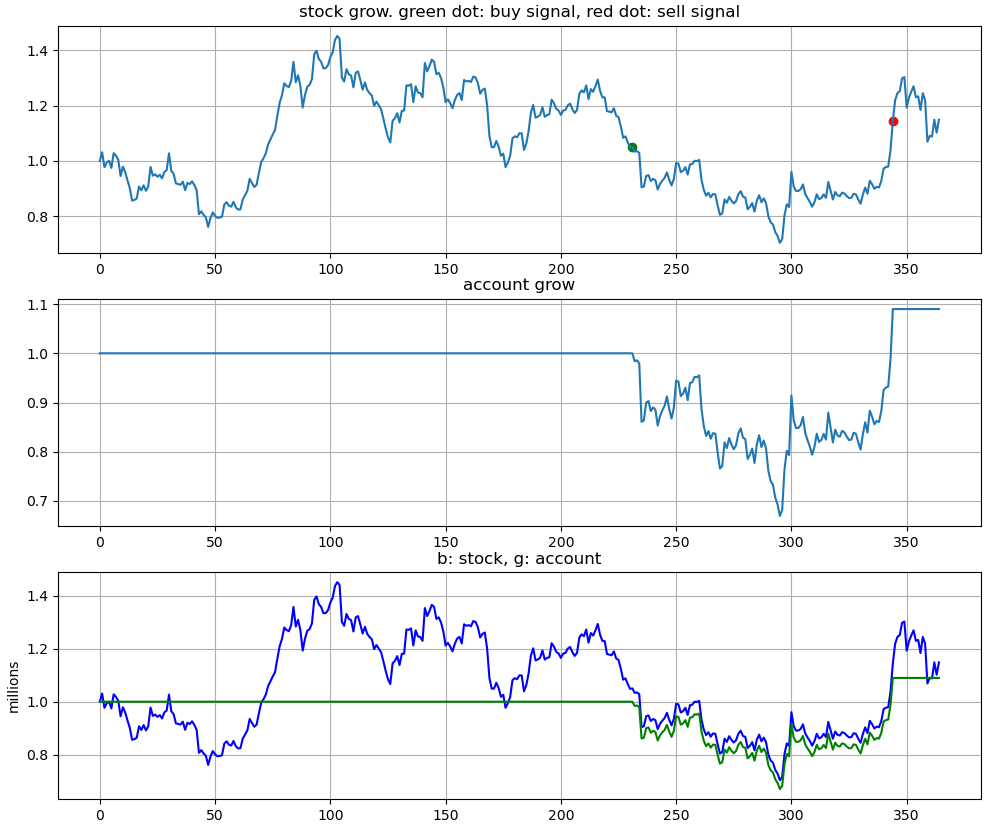

Here is the Python script that generated this plot:
# 20241001

import numpy as np #The Numpy numerical computing library
import pandas as pd #The Pandas data science library
import yfinance as yf
import matplotlib.pyplot as plt
import pandas_ta
import math
from sklearn.tree import DecisionTreeRegressor
import os

os.system('cls')
plt.close('all')

class TradingBot:

    def execute_trade(self,L,principal,price,trading_signal):

        account_amount = np.zeros(L)
        account_amount[0] = principal # the amount of dollars in the account

        buying_power = account_amount[0]

        n_stocks = 0
        bought_sold = np.zeros(L)
        # buy_sell_amount_limit = 1000
        for i in range(L):
            if trading_signal[i] == 1: # buy
                n = math.floor(buying_power/price.iloc[i])
                # if n > buy_sell_amount_limit:
                    # n = buy_sell_amount_limit

                buying_power = buying_power - n * price.iloc[i]
                
                if n > 0:
                    bought_sold[i] = trading_signal[i]

                n_stocks = n_stocks + n
            elif trading_signal[i] == -1: # sell
                n = n_stocks
                # if n > buy_sell_amount_limit:
                    # n = buy_sell_amount_limit

                buying_power = buying_power + n * price.iloc[i]

                if n > 0:
                    bought_sold[i] = trading_signal[i]

                n_stocks = n_stocks - n

            account_amount[i] = buying_power + n_stocks * price.iloc[i]

        return account_amount, bought_sold

    def performance(self,L,principal,price,account_amount,bought_sold,n_years):
        # if buy and hold the entire time
        buying_power = principal
        n_stocks = math.floor(buying_power/price.iloc[0])
        buying_power = buying_power - n_stocks * price.iloc[0]
        account_amount_2 = buying_power + n_stocks * price

        # stock annual grow rate
        print('stock grow: ')
        print( (account_amount_2[L-1] - principal) / principal / n_years )

        # account annual grow rate
        print('account grow: ')
        print( (account_amount[L-1] - principal) / principal / n_years )

        debug_plot = 1
        if debug_plot == 1:
            figure, axis = plt.subplots(3,1)
            
            stock_grow = price/price.iloc[0]
            axis[0].plot(range(L),stock_grow)
            axis[0].grid()        
            buy_id = np.where(bought_sold==1)
            sell_id = np.where(bought_sold==-1)
            axis[0].scatter(buy_id,stock_grow.iloc[buy_id],marker='o',color='g')
            axis[0].scatter(sell_id,stock_grow.iloc[sell_id],marker='o',color='r')
            axis[0].title.set_text('stock grow. green dot: buy signal, red dot: sell signal')

            axis[1].plot(range(L),account_amount/account_amount[0])
            axis[1].grid()
            axis[1].title.set_text('account grow')

            axis[2].plot(range(L),account_amount_2/1e6,color='b')
            axis[2].plot(range(L),account_amount/1e6,color='g')
            axis[2].grid()
            axis[2].title.set_text('b: stock, g: account')
            axis[2].set_ylabel('millions')

            plt.show()

my_trading_bot = TradingBot()

# Load stock history prices
# --------------------------------------------------
end_date = '2024-08-01'
n_years = 5
start_date = pd.to_datetime(end_date) - pd.DateOffset(365*n_years)
# print(start_date)

df = yf.download(tickers='TSLA', start=start_date, end=end_date)
# print(pd.concat([df.head(5), df.tail(5)]))

price = df['Adj Close']
L = len(price)

# take note the buy and sell points by hand, as supervised learning training data
debug_plot = 0
if debug_plot == 1:
    plt.plot(range(L),price)
    plt.show()

buy_id_train = [156, 257, 276, 400, 451, 576, 600, 644, 707, 860]
sell_id_train = [241, 271, 361, 425, 569, 581, 609, 672, 756, 890]

debug_plot = 0
if debug_plot == 1:
    # plot the training data
    plt.plot(range(L),price)
    plt.scatter(buy_id_train,price.iloc[buy_id_train],marker='o',color='g')
    plt.scatter(sell_id_train,price.iloc[sell_id_train],marker='o',color='r')
    plt.title('green dot: buy, red dot: sell')
    plt.show()

debug = 0
if debug == 1:
    # execute the training data to see the performance
    principal = 1000000

    trading_signal = np.zeros(L) # 1: buy, -1: sell
    trading_signal[buy_id_train] = 1
    trading_signal[sell_id_train] = -1

    account_amount, bought_sold = my_trading_bot.execute_trade(L,principal,price,trading_signal)
    my_trading_bot.performance(L,principal,price,account_amount,bought_sold,n_years)

# Calculate features
# --------------------------------------------------
rsi_buffer = 14
rsi = pandas_ta.rsi(close=price, length=rsi_buffer)
# print(rsi)

ma_buffer = 14
moving_average = pandas_ta.sma(close=price, length=ma_buffer) # moving average
# print(rsi)

debug_plot = 0
if debug_plot == 1:
    figure, axis = plt.subplots(2,1)

    axis[0].plot(price)
    axis[0].plot(moving_average)
    axis[0].grid()
    axis[1].plot(rsi)
    axis[1].grid()
    plt.show()

# Train a model
# --------------------------------------------------
id_start = max([rsi_buffer,ma_buffer]) # start after the NaNs
id_stop = max(buy_id_train + sell_id_train)

train_X = np.transpose([price.iloc[id_start:id_stop], rsi[id_start:id_stop], moving_average[id_start:id_stop]])

trading_signal = np.zeros(L) # 1: buy, -1: sell
trading_signal[buy_id_train] = 1
trading_signal[sell_id_train] = -1
train_y = trading_signal[id_start:id_stop]

model = DecisionTreeRegressor(random_state=1)
model.fit(train_X, train_y)

# Make predictions: Generate trading signals
# --------------------------------------------------
id_start = id_stop + 1

val_X = np.transpose([price.iloc[id_start:L], rsi[id_start:L], moving_average[id_start:L]])

trading_signal = model.predict(val_X)

debug_plot = 0
if debug_plot == 1:
    s = price.iloc[id_start:L]
    buy_id = np.where(trading_signal==1)
    sell_id = np.where(trading_signal==-1)

    x = np.arange(id_start,L)
    plt.plot(x,s)
    plt.scatter(x[buy_id],s.iloc[buy_id],marker='o',color='g')
    plt.scatter(x[sell_id],s.iloc[sell_id],marker='o',color='r')
    plt.title('green dot: buy, red dot: sell')
    plt.show()

# Performance of the model
# --------------------------------------------------
s = price.iloc[id_start:L]

# remove the sell signals at the beginning
for i in range(len(s)):
    if trading_signal[i] == -1:
        trading_signal[i] = 0
    elif trading_signal[i] == 1:
        break

debug_plot = 0
if debug_plot == 1:    
    buy_id = np.where(trading_signal==1)
    sell_id = np.where(trading_signal==-1)

    x = np.arange(id_start,L)
    plt.plot(x,s)
    plt.scatter(x[buy_id],s.iloc[buy_id],marker='o',color='g')
    plt.scatter(x[sell_id],s.iloc[sell_id],marker='o',color='r')
    plt.title('green dot: buy, red dot: sell')
    plt.show()

# execute the training data to see the performance
L = len(s)
principal = 1000000
price = s
account_amount, bought_sold = my_trading_bot.execute_trade(L,principal,price,trading_signal)

n_years = L/365
my_trading_bot.performance(L,principal,price,account_amount,bought_sold,n_years)
